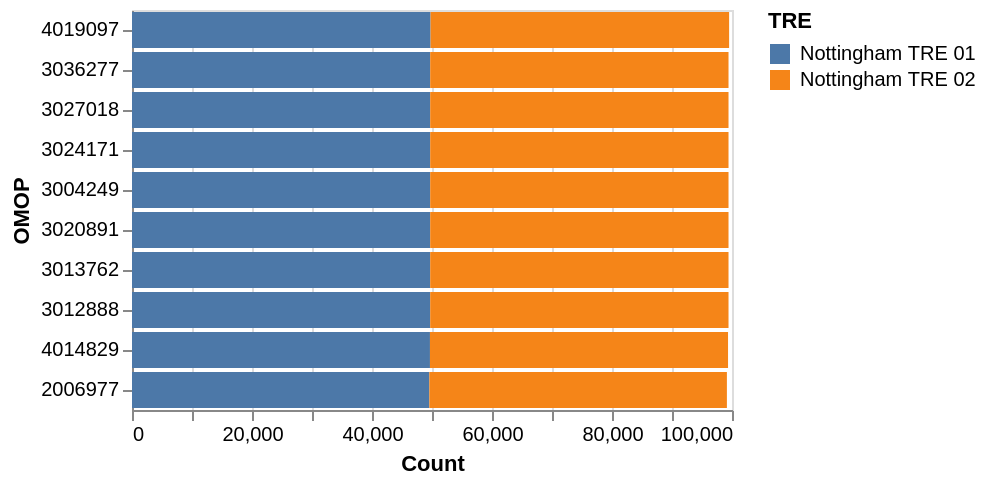

The notebook cell saved with this chart:
### Markdown cell above
You can plot the $k$ codes with the highest counts using `.plot_top_k_by_count(k)`.
If you run this notebook, you can hover over the bars to get the OMOP description of that code.

### Code cell
codesets.plot_top_k_by_count(10)

### Figure 1 — Vega-Lite specification as saved in the notebook (floating-point values rounded to 4 significant figures)
{"config": {"view": {"continuousWidth": 300, "continuousHeight": 300}}, "data": {"name": "data-13d91ca7a11a05ede6f57552be866b43"}, "mark": {"type": "bar"}, "encoding": {"color": {"field": "TRE", "type": "nominal"}, "tooltip": {"field": "OMOP_DESCR", "type": "nominal"}, "x": {"field": "Count", "type": "quantitative"}, "y": {"field": "OMOP", "sort": "-x", "type": "nominal"}}, "$schema": "https://vega.github.io/schema/vega-lite/v6.1.0.json", "datasets": {"data-13d91ca7a11a05ede6f57552be866b43": [{"OMOP": 4019097, "TRE": "Nottingham TRE 01", "Count": 49760.0, "OMOP_DESCR": "Molecular genetics procedure"}, {"OMOP": 4019097, "TRE": "Nottingham TRE 02", "Count": 49760.0, "OMOP_DESCR": "Molecular genetics procedure"}, {"OMOP": 3036277, "TRE": "Nottingham TRE 01", "Count": 49700.0, "OMOP_DESCR": "Body height"}, {"OMOP": 3036277, "TRE": "Nottingham TRE 02", "Count": 49720.0, "OMOP_DESCR": "Body height"}, {"OMOP": 3027018, "TRE": "Nottingham TRE 01", "Count": 49700.0, "OMOP_DESCR": "Heart rate"}, {"OMOP": 3027018, "TRE": "Nottingham TRE 02", "Count": 49720.0, "OMOP_DESCR": "Heart rate"}, {"OMOP": 3024171, "TRE": "Nottingham TRE 01", "Count": 49700.0, "OMOP_DESCR": "Respiratory rate"}, {"OMOP": 3024171, "TRE": "Nottingham TRE 02", "Count": 49720.0, "OMOP_DESCR": "Respiratory rate"}, {"OMOP": 3004249, "TRE": "Nottingham TRE 01", "Count": 49700.0, "OMOP_DESCR": "Systolic blood pressure"}, {"OMOP": 3004249, "TRE": "Nottingham TRE 02", "Count": 49720.0, "OMOP_DESCR": "Systolic blood pressure"}, {"OMOP": 3020891, "TRE": "Nottingham TRE 01", "Count": 49700.0, "OMOP_DESCR": "Body temperature"}, {"OMOP": 3020891, "TRE": "Nottingham TRE 02", "Count": 49720.0, "OMOP_DESCR": "Body temperature"}, {"OMOP": 3013762, "TRE": "Nottingham TRE 01", "Count": 49700.0, "OMOP_DESCR": "Body weight Measured"}, {"OMOP": 3013762, "TRE": "Nottingham TRE 02", "Count": 49720.0, "OMOP_DESCR": "Body weight Measured"}, {"OMOP": 3012888, "TRE": "Nottingham TRE 01", "Count": 49700.0, "OMOP_DESCR": "Diastolic blood pressure"}, {"OMOP": 3012888, "TRE": "Nottingham TRE 02", "Count": 49720.0, "OMOP_DESCR": "Diastolic blood pressure"}, {"OMOP": 4014829, "TRE": "Nottingham TRE 01", "Count": 49660.0, "OMOP_DESCR": "Consultation"}, {"OMOP": 4014829, "TRE": "Nottingham TRE 02", "Count": 49680.0, "OMOP_DESCR": "Consultation"}, {"OMOP": 2006977, "TRE": "Nottingham TRE 01", "Count": 49560.0, "OMOP_DESCR": "Interview and evaluation, described as limited"}, {"OMOP": 2006977, "TRE": "Nottingham TRE 02", "Count": 49590.0, "OMOP_DESCR": "Interview and evaluation, described as limited"}]}}
